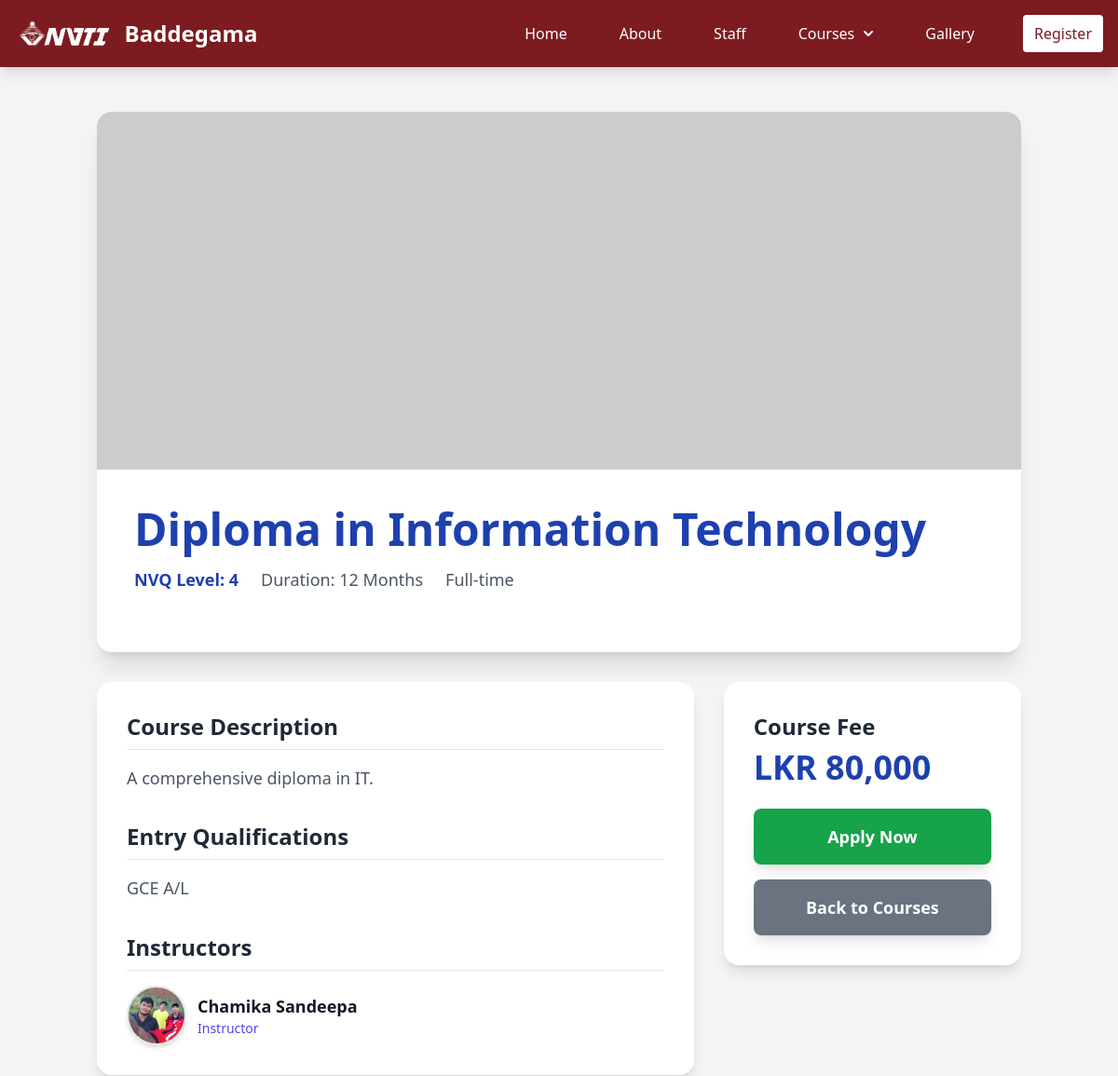
Page /pages/course_details.php?course_no=ITD001 (upper part) on the earlier database version.
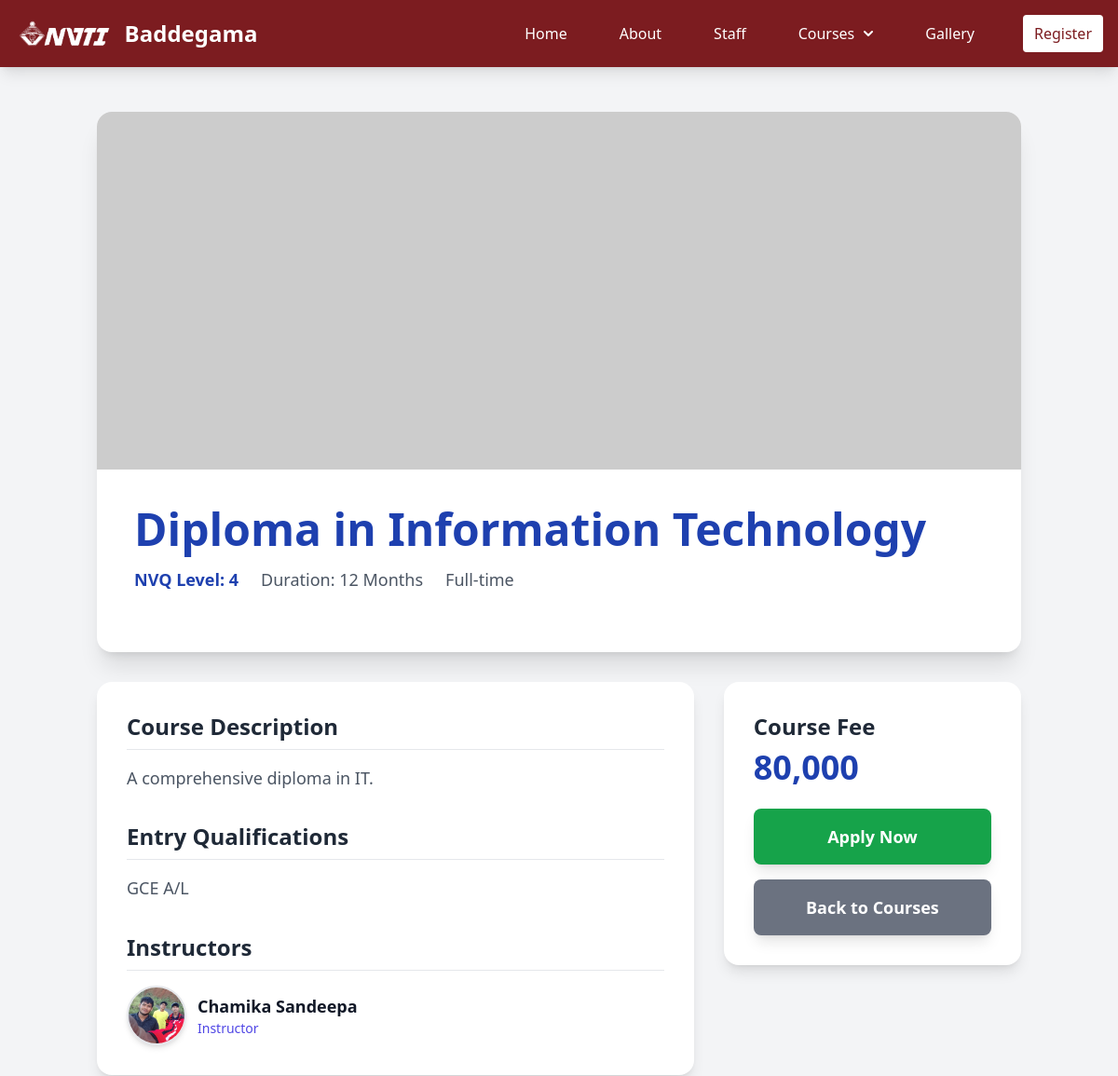
Same page on the later database version.
### tables this page shows
CREATE TABLE `course` (
  `id` int(11) NOT NULL,
  `course_no` varchar(12) NOT NULL,
  `course_name` varchar(100) NOT NULL,
  `nvq_level` int(11) NOT NULL,
  `course_type` enum('Full-time','Part-time','Online','Hybrid') NOT NULL,
  `qualifications` varchar(255) NOT NULL,
  `course_duration` int(11) NOT NULL,
  `course_fee` varchar(20) NOT NULL,
  `course_description` text NOT NULL,
  `course_image` varchar(255) DEFAULT NULL,
  `status` enum('active','inactive') NOT NULL DEFAULT 'active'
);

CREATE TABLE `staff` (
  `id` int(11) NOT NULL,
  `staff_id` varchar(20) NOT NULL,
  `service_id` varchar(20) NOT NULL,
  `first_name` varchar(50) NOT NULL,
  `last_name` varchar(50) NOT NULL,
  `nic` varchar(15) NOT NULL,
  `gender` varchar(10) NOT NULL,
  `password` varchar(255) NOT NULL,
  `position` varchar(100) NOT NULL,
  `course_no` varchar(20) DEFAULT NULL,
  `profile_photo` varchar(255) DEFAULT NULL,
  `status` enum('active','inactive') NOT NULL DEFAULT 'active'
);

### pages/course_details.php (the view, shortened to what this page needs)
<?php
include_once('../include/header.php');
include_once('../include/connection.php');
$course_no_from_url = trim($_GET['course_no']);
$query_course = "SELECT * FROM course WHERE course_no = ? AND status = 'active'";
$stmt_course = $con->prepare($query_course);
$stmt_course->bind_param("s", $course_no_from_url);
$stmt_course->execute();
$result_course = $stmt_course->get_result();
if ($result_course->num_rows == 1) {
    $course = $result_course->fetch_assoc();
    $placeholder_text = !empty($course['course_name']) ? urlencode($course['course_name']) : 'Course';
    $default_image_url = 'https://placehold.co/1200x600/1e293b/9ca3af?text=' . $placeholder_text;
    $image_src = $default_image_url;
    $instructors = [];
    $query_instructors = "SELECT first_name, last_name, profile_photo FROM staff WHERE course_no = ? AND position = 'Instructors' AND status = 'active'";
    $stmt_instructors = $con->prepare($query_instructors);
    if($stmt_instructors){
        $stmt_instructors->bind_param("s", $course['course_no']);
        $stmt_instructors->execute();
        $result_instructors = $stmt_instructors->get_result();
        while($instructor = $result_instructors->fetch_assoc()){
            $instructors[] = $instructor;
        }
    }
} else {
    $course = null;
    $instructors = [];
}
?>
<body class="bg-gray-100">
    <div class="container mx-auto px-4 py-12">
        <?php if ($course):  ?>
        <div class="bg-white rounded-2xl shadow-xl overflow-hidden mb-8">
            <img src="<?php echo htmlspecialchars($image_src); ?>"
                 alt="<?php echo htmlspecialchars($course['course_name']); ?>"
                 class="w-full h-64 md:h-96 object-cover">
            <div class="p-6 md:p-10">
                <h1 class="text-4xl md:text-5xl font-extrabold text-primary-blue mb-4 leading-tight">
                    <?php echo htmlspecialchars($course['course_name']); ?>
                </h1>
                <div class="flex flex-wrap gap-x-6 gap-y-2 text-lg text-secondary-gray mb-6">
                    <span class="font-bold text-primary-blue">NVQ Level: <?php echo htmlspecialchars($course['nvq_level']); ?></span>
                    <span>Duration: <?php echo htmlspecialchars($course['course_duration']); ?> Months</span>
                    <span class="font-medium"><?php echo htmlspecialchars($course['course_type']); ?></span>
                </div>
            </div>
        </div>
        <div class="flex flex-col lg:flex-row gap-8">
            <div class="lg:w-2/3 w-full bg-white p-6 md:p-8 rounded-2xl shadow-lg space-y-8">
                <div>
                    <h3 class="text-2xl font-bold text-gray-800 mb-4 border-b pb-2">Course Description</h3>
                    <div class="text-lg text-secondary-gray leading-relaxed space-y-4">
                        <?php echo nl2br(htmlspecialchars($course['course_description'])); ?>
                    </div>
                </div>
                <div>
                    <h3 class="text-2xl font-bold text-gray-800 mb-4 border-b pb-2">Entry Qualifications</h3>
                    <div class="text-lg text-secondary-gray leading-relaxed">
                        <?php echo htmlspecialchars($course['qualifications']); ?>
                    </div>
                </div>
                <?php if (!empty($instructors)): ?>
                <div>
                    <h3 class="text-2xl font-bold text-gray-800 mb-4 border-b pb-2">Instructors</h3>
                    <div class="flex flex-wrap gap-6">
                        <?php foreach($instructors as $instructor): ?>
                            <?php
                                $instructor_photo = "https://placehold.co/100x100/718096/ffffff?text=" . substr($instructor['first_name'], 0, 1);
                                if (!empty($instructor['profile_photo']) && file_exists('../uploads/profile_photos/' . $instructor['profile_photo'])) {
                                    $instructor_photo = '../uploads/profile_photos/' . $instructor['profile_photo'];
                                }
                                $instructor_name = htmlspecialchars($instructor['first_name'] . ' ' . $instructor['last_name']);
                            ?>
                            <div class="flex items-center space-x-3">
                                <img src="<?php echo $instructor_photo; ?>" alt="<?php echo $instructor_name; ?>" class="w-16 h-16 rounded-full object-cover shadow-md border-2 border-gray-200">
                                <div>
                                    <p class="text-lg font-semibold text-gray-900"><?php echo $instructor_name; ?></p>
                                    <p class="text-sm text-indigo-600">Instructor</p>
                                </div>
                            </div>
                        <?php endforeach; ?>
                    </div>
                </div>
                <?php endif; ?>
                </div>
            <div class="lg:w-1/3 w-full">
                <div class="bg-white p-6 md:p-8 rounded-2xl shadow-lg sticky top-28">
                    <h3 class="text-2xl font-bold text-gray-800 mb-2">Course Fee</h3>
                    <p class="text-4xl font-extrabold text-primary-blue mb-6">
                        <?php echo htmlspecialchars($course['course_fee']); ?>
                    </p>
                    <a href="register.php"
                       class="block w-full text-center bg-green-600 text-white font-bold text-lg py-4 px-6 rounded-lg shadow-lg hover:bg-green-700 transition duration-300 transform hover:scale-105">
                        Apply Now
                    </a>
                     <a href="all_course.php"
                           class="mt-4 block w-full text-center bg-gray-500 text-white font-bold text-lg py-4 px-6 rounded-lg shadow-lg hover:bg-gray-600 transition duration-300">
                            Back to Courses
                        </a>
                </div>
            </div>
        </div>
        <?php endif; ?>
    </div>
<?php
include_once('../include/footer.php');
?>
</body>

### include/header.php (shortened to what this page needs)
<!DOCTYPE html>
<html lang="en">
<head>
    <script src="https://cdn.tailwindcss.com"></script>
    <link href="https://cdnjs.cloudflare.com/ajax/libs/flowbite/2.2.1/flowbite.min.css" rel="stylesheet" />
    <link rel="stylesheet" href="../css/style.css">
</head>
<body>
    <nav class="nav-bg border-gray-200 sticky top-0 z-50 shadow-lg">
        <div class="max-w-screen-xl width-full flex flex-wrap items-center justify-between mx-auto p-4">
            <a href="../pages/index.php" class="flex items-center space-x-3 rtl:space-x-reverse">
                <img src="../images/logo/NVTI_logo.png" class="h-8" alt="NVTI Baddegama Logo" />
                <span
                    class="self-center text-2xl font-semibold whitespace-nowrap text-white">Baddegama</span>
                </a>
            <div class="hidden w-full md:block md:w-auto" id="navbar-dropdown">
                <ul
                    class="flex flex-col font-medium p-4 md:p-0 mt-4 md:flex-row md:space-x-8 rtl:space-x-reverse md:mt-0 md:border-0">
                    <li>
                        <a href="../pages/index.php"
                            class="block py-2 px-3 text-white rounded nav-hover-border nav-link-with-border md:p-0 transition duration-300">Home</a>
                        </li>
                    <li>
                        <a href="../pages/about.php"
                            class="block py-2 px-3 text-white rounded nav-hover-border nav-link-with-border md:p-0 transition duration-300">About</a>
                        </li>
                    <li>
                        <a href="../pages/staff.php"
                            class="block py-2 px-3 text-white rounded nav-hover-border nav-link-with-border md:p-0 transition duration-300">Staff</a>
                        </li>
                    <li>
                        <button id="dropdownNavbarLink" data-dropdown-toggle="dropdownNavbar"
                            class="flex items-center justify-between w-full py-2 px-3 text-white rounded nav-hover-border nav-link-with-border md:p-0 md:w-auto transition duration-300">
                            Courses
                            <svg class="w-2.5 h-2.5 ms-2.5" aria-hidden="true"
                                xmlns="http://www.w3.org/2000/svg" fill="none" viewBox="0 0 10 6">
                                <path stroke="currentColor" stroke-linecap="round" stroke-linejoin="round"
                                    stroke-width="2" d="m1 1 4 4 4-4" />
                            </svg>
                            </button>
                        </li>
                    <li>
                        <a href="../pages/gallery.php"
                            class="block py-2 px-3 text-white rounded nav-hover-border nav-link-with-border md:p-0 transition duration-300">Gallery</a>
                        </li>
                    <li>
                        <a href="../pages/register.php"
                            class="block py-2 px-3 rounded bg-white text-primary nav-hover-border nav-link-with-border md:border-0 md:p-0 transition duration-300 md:ml-2 register-cta">
                            Register
                            </a>
                        </li>
                    </ul>
                </div>
            </div>
        </nav>

### include/footer.php (shortened to what this page needs)
</body>
</html>
</body>
</html>

### css/style.css (style rules this page uses)
.nav-bg { background-color: #7c1c20; }
.nav-hover-border { padding: 8px 12px; border: 2px solid transparent; transition: border-color 0.3s ease, color 0.3s ease, background-color 0.3s ease; }
@media (min-width: 768px) { .nav-hover-border.md\:p-0 { padding: 6px 10px; border: 2px solid transparent; } }
.text-primary { color: #7c1c20; }

Differences in the rows shown:
changed course "Diploma in Information Technology": course_fee "LKR 80,000" → "80,000"
